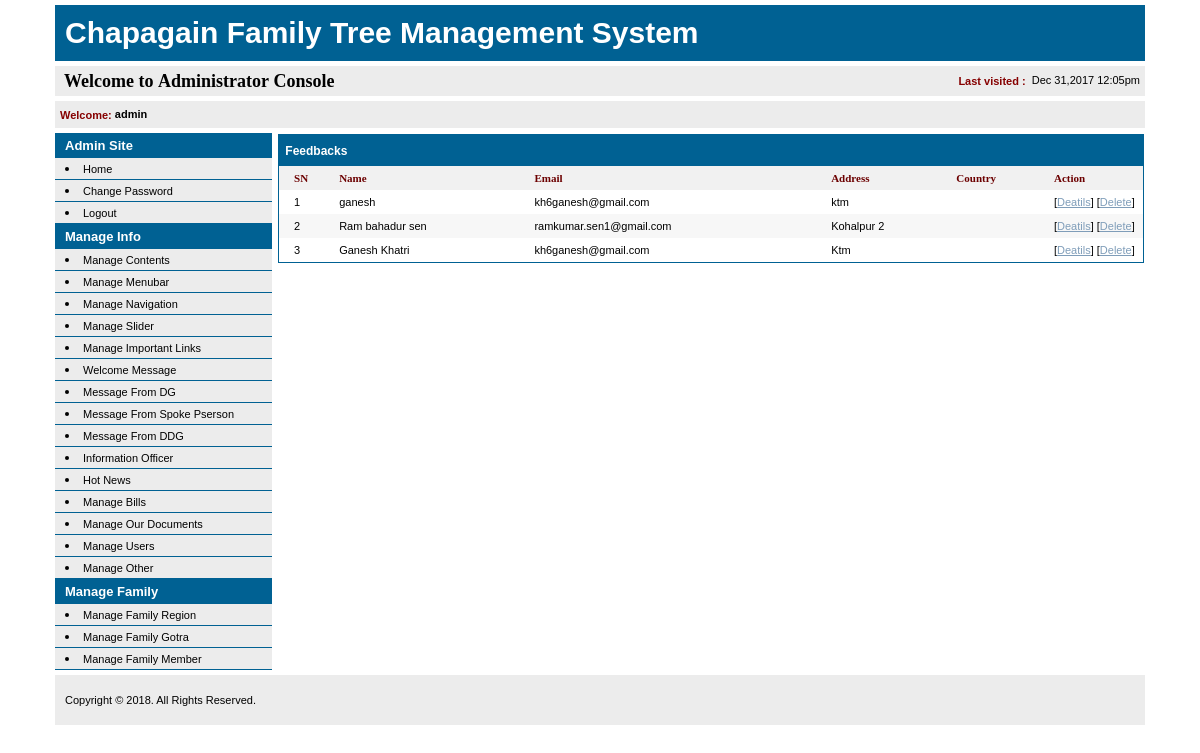
/admin/feedbacks.php (signed in), run on the app's committed database.
### tables this page shows
CREATE TABLE IF NOT EXISTS `feedbacks` (
  `id` int(11) NOT NULL AUTO_INCREMENT,
  `name` varchar(255) DEFAULT NULL,
  `address` varchar(255) DEFAULT NULL,
  `phone` varchar(255) DEFAULT NULL,
  `email` varchar(255) DEFAULT NULL,
  `subject` varchar(255) DEFAULT NULL,
  `comment` text,
  `onDate` datetime DEFAULT NULL,
  PRIMARY KEY (`id`)
);

### data/conn.php (called while the page is built, shortened)
<?php
	class Dbconn{
		function Dbconn(){
			$this->host = "localhost";
			$this->uname = "root";
			$this->psw = "";
			$this->dbname = "chapagain";
			$this->links = mysql_connect($this->host,$this->uname,$this->psw) or die("Sorry, couldnot connect to MySQL Server");
		}
		function fetchArray($result)
		{
			return mysql_fetch_array($result);
		}
	}
?>

### admin/init.php (called while the page is built, shortened)
<?php
require_once("../data/conn.php");
require_once("../data/users.php");
require_once("../data/listingfiles.php");
require_once("../data/feedbacks.php");
$conn 					= new Dbconn();
?>

### admin/paging.php (called while the page is built, shortened)
<?php
if(!isset($_GET['page'])){
 $page = 1;
}
else {
 $page = $_GET['page'];
}
class Pager
{
 function findStart($page, $limit)
 {
  if ((!isset($page)) || ($page == "1"))
  {
   $start = 0;
  }
  else
  {
   $start = ($page-1) * $limit;
  }
  return $start;
 }
}
$p = new Pager();
$p->pagename = $pagename;
$p->pageTitle = $pageTitle;
$start = $p -> findStart($page, $limit);
$sql.=" LIMIT ".$start.", ".$limit;
$result = mysql_query($sql);
?>

### admin/feedbacks.php (the view, shortened to what this page needs)
<?php
include("init.php");
?>
<!DOCTYPE html PUBLIC "-//W3C//DTD XHTML 1.0 Transitional//EN" "http://www.w3.org/TR/xhtml1/DTD/xhtml1-transitional.dtd">
<html>
<head>
<link href="../css/admin.css" rel="stylesheet" type="text/css"></head>
<body>
<table width="<?php echo ADMIN_PAGE_WIDTH; ?>" border="0" align="center" cellpadding="0"
	cellspacing="5" bgcolor="#FFFFFF">
  <tr>
    <td colspan="2"><?php include("header.php"); ?></td>
  </tr>
  <tr>
    <td width="<?php echo ADMIN_LEFT_WIDTH; ?>" valign="top"><?php include("leftnav.php"); ?></td>
    <td width="<?php echo ADMIN_BODY_WIDTH; ?>" valign="top">
	<table width="100%" border="0" cellspacing="1" cellpadding="0">
        <tr>
          <td class="bgborder"><table width="100%" border="0" cellspacing="1" cellpadding="0">
              <tr>
                <td bgcolor="#FFFFFF"><table width="100%" border="0" cellspacing="0" cellpadding="0">
                    <tr>
                      <td class="heading2">&nbsp;Feedbacks</td>
                    </tr>
                    <tr>
                      <td><table width="100%"  border="0" cellpadding="4" cellspacing="0">
                          <tr bgcolor="#F1F1F1" class="tahomabold11">
                            <td width="1">&nbsp;</td>
                            <td><strong>SN</strong></td>
                            <td><strong>Name</strong></td>
                            <td><strong>Email</strong></td>
                            <td><strong>Address</strong></td>
                            <td><strong>Country</strong></td>
                            <td width="85"><strong>Action</strong></td>
                          </tr>
													<?php
													$counter = 0;
													$pagename = "feedbacks.php?";
													$sql = "SELECT * FROM feedbacks ORDER BY id DESC";
													include("paging.php");
													while ($row = $conn->fetchArray($result))
													{
													?>
                          <tr <?php if($counter%2 != 0) echo 'bgcolor="#F7F7F7"'; else echo 'bgcolor="#FFFFFF"'; ?>>
                            <td valign="top">&nbsp;</td>
                            <td valign="top"><?= ++$counter; ?></td>
                            <td valign="top"><?= $row['name'] ?></td>
                            <td valign="top"><?php echo $row['email']; ?></td>
                            <td valign="top"><?php echo $row['address']; ?></td>
                            <td valign="top"><?php echo $row['country']; ?></td>
                            <td valign="top">
                            [<a href="feedbacks.php?id=<?php echo $row['id']; ?>&view">Deatils</a>]
														[<a href="#" onClick="javascript: if(confirm('This will permanently delete Feedback details from database. Continue?')){ document.location='feedbacks.php?delete=<?php echo $row['id']; ?>'; }">Delete</a>]
														</td>
                          </tr>
                          <?
													}
													?>
                        </table>
												</td>
                    </tr>
                  </table></td>
              </tr>
            </table></td>
        </tr>
      </table>
	  </td>
  </tr>
  <tr>
    <td colspan="2"><?php include("footer.php"); ?></td>
  </tr>
</table>
</body>
</html>

### css/admin.css (style rules this page uses)
html, body { margin: 0; padding: 0; cursor: default; font-family: Tahoma, Arial, Verdana, Helvetica, sans-serif; font-size:11px; color:#000000; line-height:16px; }
.heading2 { font-size: 12px; font-weight: bold; height:25px; text-align:left; color:#FFFFFF; background-color:#006193; padding:3px; }
.bgborder { background:#006193; }
a, a:link, a:active, a:visited { color: #7F9DB9; text-decoration: underline; }
.tahomabold11 { font-family: Tahoma; font-size: 11px; font-weight: bold; color:#6C0000; text-align:left; padding-left:5px; width:246px; }

### data on the page
feedbacks: name "ganesh", email "kh6ganesh@gmail.com", address "ktm"
feedbacks: name "Ram bahadur sen", email "ramkumar.sen1@gmail.com", address "Kohalpur 2"
feedbacks: name "Ganesh Khatri", email "kh6ganesh@gmail.com", address "Ktm"

### other printed values
PAGE_TITLE "Chapagain Family Tree Management System"
$_SESSION['sessUsername'] "admin"
